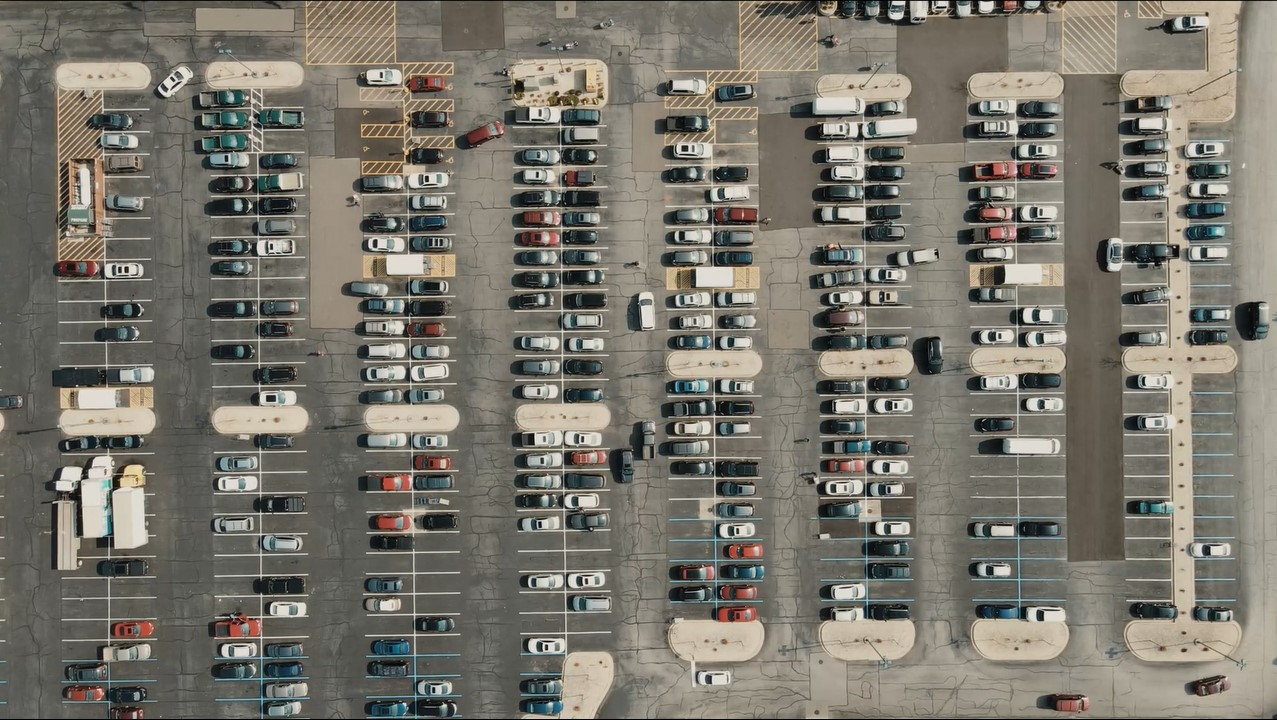
#> input picture Images/Park.jpg, 1277 x 720 px
$ python car_park_model_Image.py
#> lines starting #> are read from the running program, lines starting #| are printed output that depends on the picture; after the words box and inside, x2 and y2 are one past the last pixel; in counts of white or black regions, pixels touching at a corner belong together
import os
import cv2
import pickle
import numpy as np
from skimage.transform import resize

# Load the saved SVM model
if os.path.exists('model.p'):
    with open('model.p', 'rb') as model_file:
#> (reads model.p from the repository)
        svm_model = pickle.load(model_file)
else:
    print("File model is not exist.")
    exit()

# Load parking slot positions from 'CarParkPoints'
try:
    with open('CarParkPoints', 'rb') as f:
        posList = pickle.load(f)
except:
    posList = []

# Define the width and height of each parking slot
width, height = 48, 21


def extract_features(image):
    resized_img = resize(image, (15, 15,3))
    features = resized_img.flatten()
    return features

def mouseClick(event, x, y, flags, params):
    """
    Mouse callback function to add or remove parking slots.
    """
    if event == cv2.EVENT_LBUTTONDOWN:
        posList.append((x, y))
    if event == cv2.EVENT_RBUTTONDOWN:
        for i, pos in enumerate(posList):
            x1, y1 = pos
            if x1 < x < x1 + width and y1 < y < y1 + height:
                posList.pop(i)

    with open('CarParkPoints', 'wb') as f:
        pickle.dump(posList, f)

# Path to the image
image_path = os.path.join(".","Images","Park.jpg")

while True:
    # Read the image
    img = cv2.imread(image_path)
#> img is the input picture: shape (720, 1277, 3); mean B, G, R 108.4, 118, 121.4
    grayscale_img = cv2.cvtColor(img, cv2.COLOR_BGR2GRAY)
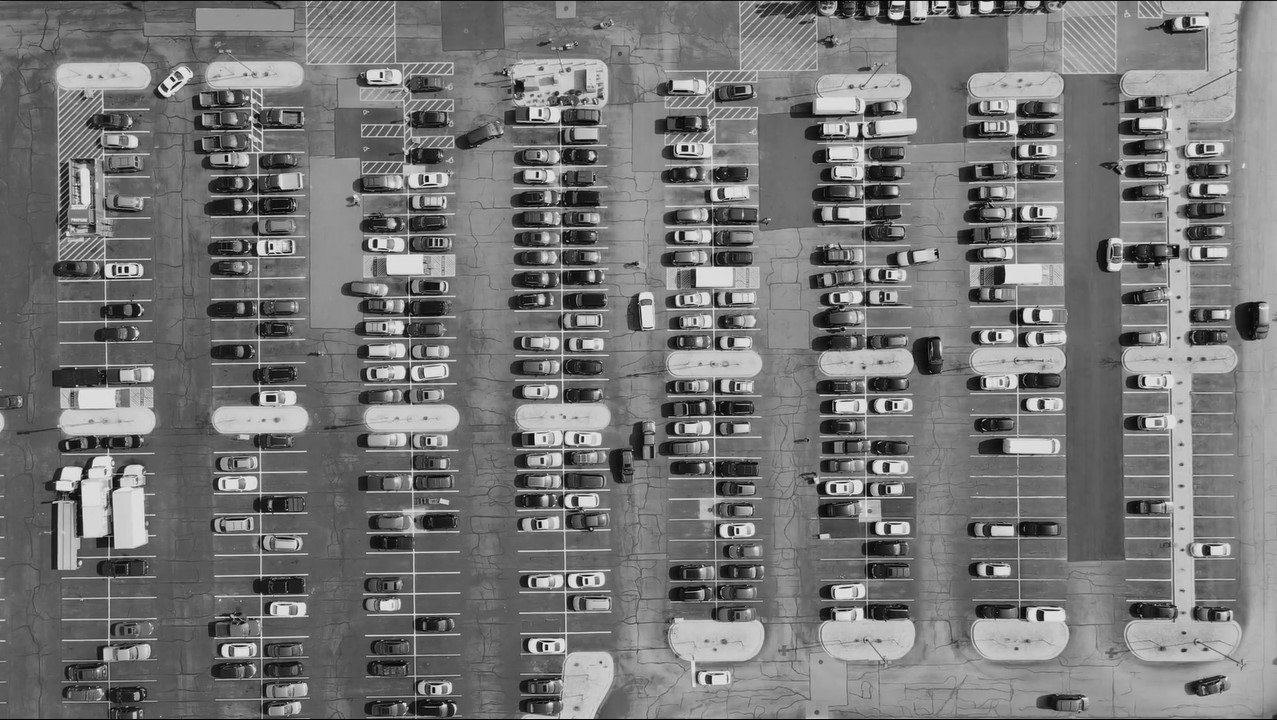
#> grayscale_img: shape (720, 1277); min 0, max 245, mean 117.9
    empty_count = 0
    not_empty_count = 0
    for pos in posList:
        x, y = pos
        # Crop the image around the parking slot
        crop_img = grayscale_img[y:y + height, x:x + width]
        # cv2.imshow('crop_img',crop_img)
        # cv2.waitKey(0)

        # Extract features from the cropped image
        features = extract_features(crop_img)
        features = np.array([features])  # Reshape to match input format for the model

        # Predict using the SVM model
        prediction = svm_model.predict(features)[0]
        # print(prediction)
        # Assign color based on model prediction
        if prediction == 0:  # 0 represents 'empty'
            color = (0, 255, 0)  # Green for empty
            empty_count += 1
        else:  # 1 represents 'not_empty'
            color = (0, 0, 255)  # Red for not empty
            not_empty_count +=1


        # Draw rectangle around the parking slot on the image
        cv2.rectangle(img, pos, (pos[0] + width, pos[1] + height), color, 2)
#> after the loop, empty_count = 0; not_empty_count = 0

    # Display the image with marked parking slots
    cv2.putText(img, f'Empty Slots: {empty_count}', (10, 30), cv2.FONT_HERSHEY_SIMPLEX, 1, (0, 255, 255), 2)
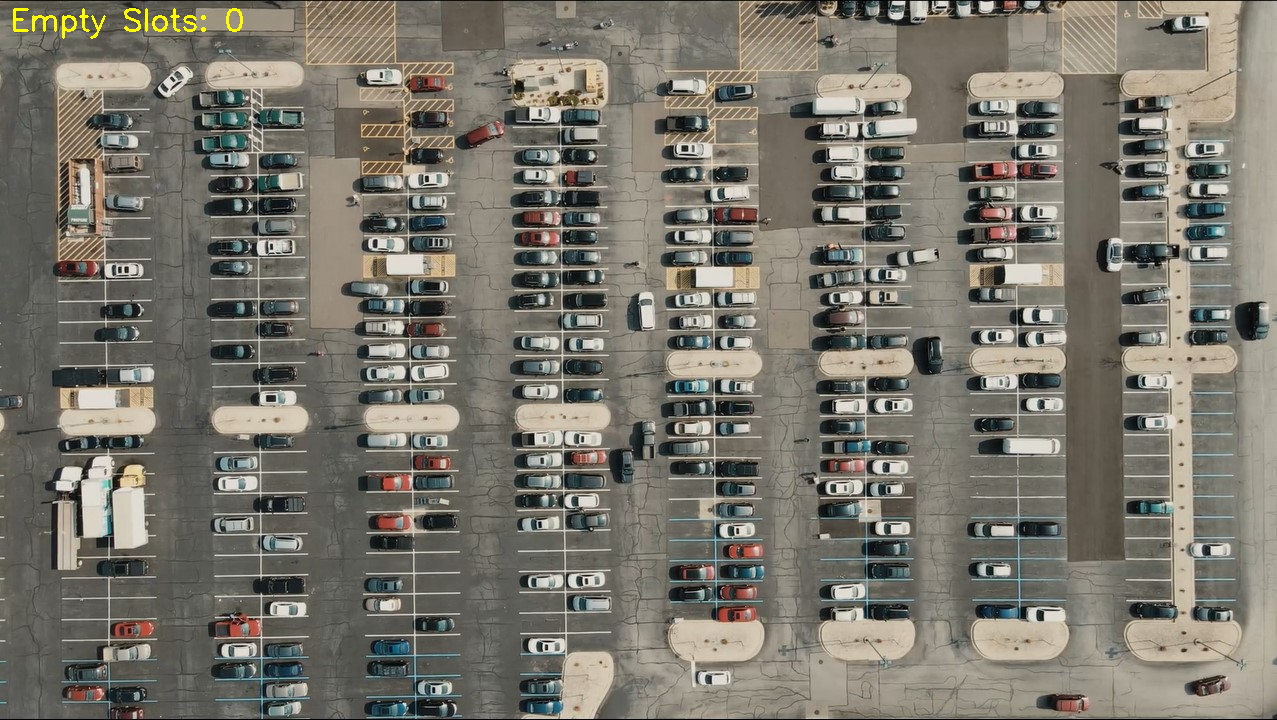
#> img: shape (720, 1277, 3); 0.16% of pixels changed, all inside (x1, y1, x2, y2) = (13, 8, 243, 39)

    cv2.imshow('Parking Slot Detection', img)
    cv2.setMouseCallback('Parking Slot Detection', mouseClick)

    if cv2.waitKey(1) & 0xFF == ord('q'):
#> (key q is pressed here)
        break

cv2.destroyAllWindows()
